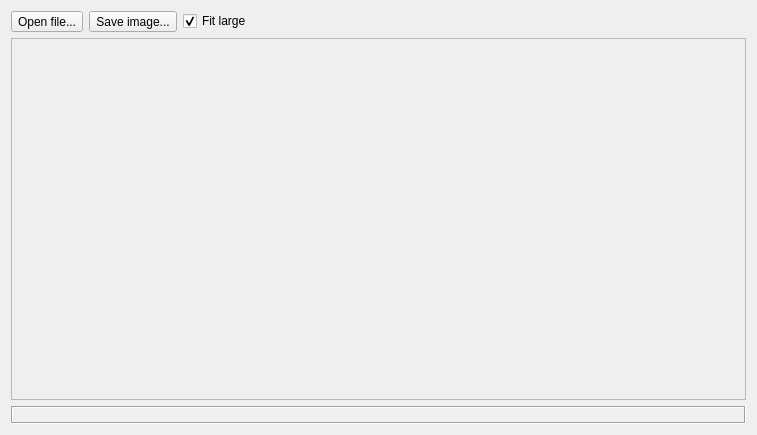
<?xml version="1.0" encoding="UTF-8"?>
<ui version="4.0">
 <class>QtSail</class>
 <widget class="QWidget" name="QtSail">
  <property name="geometry">
   <rect>
    <x>0</x>
    <y>0</y>
    <width>757</width>
    <height>435</height>
   </rect>
  </property>
  <property name="windowTitle">
   <string>Qt SAIL demo [junior]</string>
  </property>
  <layout class="QGridLayout" name="gridLayout">
   <item row="0" column="0">
    <layout class="QHBoxLayout" name="horizontalLayout">
     <item>
      <widget class="QToolButton" name="pushOpen">
       <property name="text">
        <string>Open file...</string>
       </property>
      </widget>
     </item>
     <item>
      <widget class="QToolButton" name="pushSave">
       <property name="text">
        <string>Save image...</string>
       </property>
      </widget>
     </item>
     <item>
      <widget class="QCheckBox" name="checkFit">
       <property name="text">
        <string>Fit large</string>
       </property>
       <property name="checked">
        <bool>true</bool>
       </property>
      </widget>
     </item>
     <item>
      <spacer name="horizontalSpacer">
       <property name="orientation">
        <enum>Qt::Horizontal</enum>
       </property>
       <property name="sizeHint" stdset="0">
        <size>
         <width>40</width>
         <height>20</height>
        </size>
       </property>
      </spacer>
     </item>
    </layout>
   </item>
   <item row="2" column="0">
    <widget class="QLabel" name="labelStatus">
     <property name="font">
      <font>
       <weight>75</weight>
       <bold>true</bold>
      </font>
     </property>
     <property name="frameShape">
      <enum>QFrame::Box</enum>
     </property>
     <property name="frameShadow">
      <enum>QFrame::Sunken</enum>
     </property>
     <property name="textInteractionFlags">
      <set>Qt::LinksAccessibleByMouse|Qt::TextSelectableByMouse</set>
     </property>
    </widget>
   </item>
   <item row="1" column="0">
    <widget class="QScrollArea" name="scrollArea">
     <property name="widgetResizable">
      <bool>true</bool>
     </property>
     <widget class="QWidget" name="scrollAreaWidgetContents">
      <property name="geometry">
       <rect>
        <x>0</x>
        <y>0</y>
        <width>737</width>
        <height>361</height>
       </rect>
      </property>
     </widget>
    </widget>
   </item>
  </layout>
 </widget>
 <tabstops>
  <tabstop>scrollArea</tabstop>
  <tabstop>pushOpen</tabstop>
  <tabstop>pushSave</tabstop>
  <tabstop>checkFit</tabstop>
 </tabstops>
 <resources/>
 <connections/>
 <designerdata>
  <property name="gridDeltaX">
   <number>5</number>
  </property>
  <property name="gridDeltaY">
   <number>5</number>
  </property>
  <property name="gridSnapX">
   <bool>true</bool>
  </property>
  <property name="gridSnapY">
   <bool>true</bool>
  </property>
  <property name="gridVisible">
   <bool>true</bool>
  </property>
 </designerdata>
</ui>
